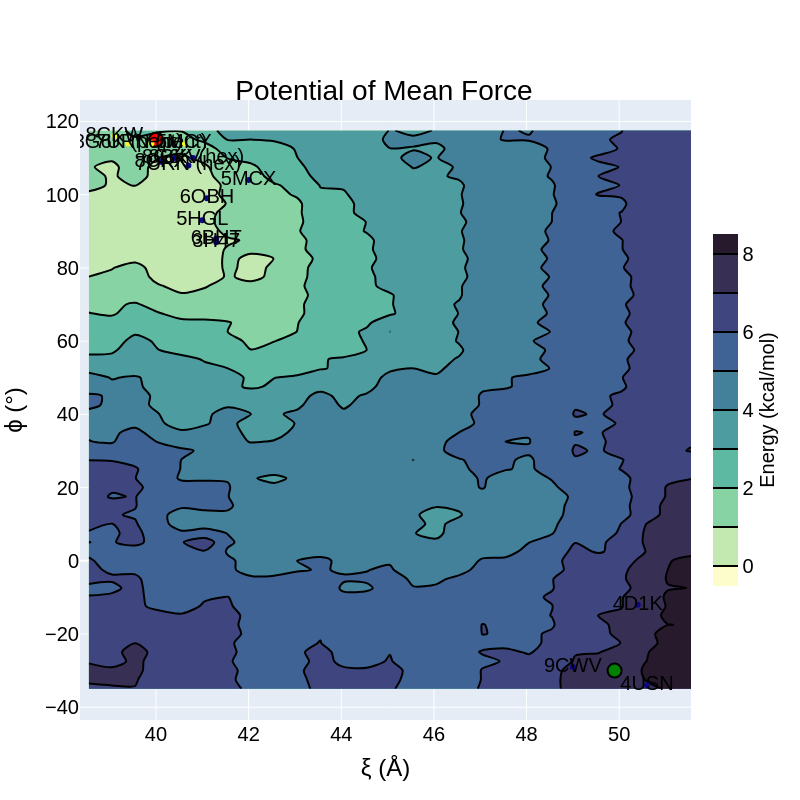

The cell this chart's notebook holds for it:
### Code cell
fig = go.Figure( \
    data = go.Contour( \
        z=pmf_array[7:-5,2:-2],
        x=cols[2:-2], y=rows[7:-5],
        line_smoothing=0.8,
        line_width=2,
         contours=dict(
            start=0,
            end=8,
            size=1),
                      colorscale='deep',
                      colorbar=dict(
            title='Energy\n(kcal/mol)', # title here
            titleside='right',
            titlefont=dict(
                size=20,
                family='Arial, sans-serif',
            color='black'),
            thickness=25,
            thicknessmode='pixels',
            len=0.6,
            lenmode='fraction',
            outlinewidth=0)));
fig.update_layout(
    title={
        'text': "Potential of Mean Force",
        'y':0.9,
        'x':0.48,
        'xanchor': 'center',
        'yanchor': 'top'},
    xaxis_title="ξ (Å)",
    yaxis_title="ϕ (°)",
    font=dict(size=20,family='Arial',color='black'),
    showlegend=False
)
fig['layout'].update(width=800,height=800)
fig.add_trace(go.Scatter(x=[40.0,49.9], y=[115,-30],
                    mode='markers',marker=dict(
            color=['red','green'], 
            size=14,
            line=dict(
                color='black',
                width=2
            )
        )))
#fig.add_trace(go.Scatter(x=path[:,0], y=path[:,1],
#                    mode='lines', line_shape='spline', line=dict(
#                color='black',
#                width=2
#            )
#        ))
#fig.add_trace(go.Scatter(x=[41.9,42.1,40.9,42.4,50.6,43.2,42.8,51.2],
#                        y=[104,102,108,104,-29,90,99,-30],
#                        mode='markers+text',marker=dict(color='black',size=14,symbol="x"),
#                        text=['8G6K','8CKX','8CKW','8CKV','7ASL','6OBH','5MCX','4D1K'],
#                        textposition='middle left'))

x_array = [40.8,39.4,40.1,39.1,40.4,49.0,41.1,42.0,50.4,41.3,41.0,50.6,41.3,40.6,39.9,40.7]
y_array = [110,114,109,116,110,-29,99,104,-12,87,93,-34,88,114,114,108]
pdb_array = ['8G6K (hex)','8G6K (pent)','8CKX','8CKW','8CKV','9CWV','6OBH','5MCX', \
             '4D1K','3H47','5HGL','4USN','6BHT','5MCY','7URN (pent)','7URN (hex)']
pent_array = [0,1,0,1,0,0,0,0,0,0,0,0,0,1,1,0]
fig.add_trace(go.Scatter(x=x_array,y=y_array,mode='markers+text',text=pdb_array, \
                         marker=dict(color=pent_array)))

#for i in range(len(x_array)):
#    fig.add_annotation(x=x_array[i], y=y_array[i],
#                text=pdb_array[i],
#                showarrow=True,
#                arrowhead=3,yshift=0)

#fig.update_annotations(font=dict(family='Arial, sans-serif',size=16))

fig.show()
#fig.write_image('pmf.svg')

### Figure 1 — Plotly figure (JSON) as saved in the notebook; plotly's stock layout.template omitted (floating-point values rounded to 4 significant figures; data arrays with more than 128 entries replaced by an {"elided": "..."} marker saying what was removed)
{"data": [{"colorbar": {"len": 0.6, "lenmode": "fraction", "outlinewidth": 0, "thickness": 25, "thicknessmode": "pixels", "title": {"font": {"color": "black", "family": "Arial, sans-serif", "size": 20}, "side": "right", "text": "Energy\n(kcal/mol)"}}, "colorscale": [[0, "rgb(253, 253, 204)"], [0.09091, "rgb(206, 236, 179)"], [0.1818, "rgb(156, 219, 165)"], [0.2727, "rgb(111, 201, 163)"], [0.3636, "rgb(86, 177, 163)"], [0.4545, "rgb(76, 153, 160)"], [0.5455, "rgb(68, 130, 155)"], [0.6364, "rgb(62, 108, 150)"], [0.7273, "rgb(62, 82, 143)"], [0.8182, "rgb(64, 60, 115)"], [0.9091, "rgb(54, 43, 77)"], [1, "rgb(39, 26, 44)"]], "contours": {"end": 8, "size": 1, "start": 0}, "line": {"smoothing": 0.8, "width": 2}, "type": "contour", "x": [38.55, 39.05, 39.55, 40.05, 40.55, 41.05, 41.55, 42.05, 42.55, 43.05, 43.55, 44.05, 44.55, 45.05, 45.55, 46.05, 46.55, 47.05, 47.55, 48.05, 48.55, 49.05, 49.55, 50.05, 50.55, 51.05, 51.55], "y": [-34.95, -32.45, -29.95, -27.45, -24.95, -22.45, -19.95, -17.45, -14.95, -12.45, -9.95, -7.45, -4.95, -2.45, 0.05, 2.55, 5.05, 7.55, 10.05, 12.55, 15.05, 17.55, 20.05, 22.55, 25.05, 27.55, 30.05, 32.55, 35.05, 37.55, 40.05, 42.55, 45.05, 47.55, 50.05, 52.55, 55.05, 57.55, 60.05, 62.55, 65.05, 67.55, 70.05, 72.55, 75.05, 77.55, 80.05, 82.55, 85.05, 87.55, 90.05, 92.55, 95.05, 97.55, 100.0, 102.5, 105.0, 107.5, 110.0, 112.5, 115.0, 117.5], "z": {"elided": "62x27 float values"}}, {"marker": {"color": ["red", "green"], "line": {"color": "black", "width": 2}, "size": 14}, "mode": "markers", "type": "scatter", "x": [40, 49.9], "y": [115, -30]}, {"marker": {"color": [0, 1, 0, 1, 0, 0, 0, 0, 0, 0, 0, 0, 0, 1, 1, 0]}, "mode": "markers+text", "text": ["8G6K (hex)", "8G6K (pent)", "8CKX", "8CKW", "8CKV", "9CWV", "6OBH", "5MCX", "4D1K", "3H47", "5HGL", "4USN", "6BHT", "5MCY", "7URN (pent)", "7URN (hex)"], "type": "scatter", "x": [40.8, 39.4, 40.1, 39.1, 40.4, 49, 41.1, 42, 50.4, 41.3, 41, 50.6, 41.3, 40.6, 39.9, 40.7], "y": [110, 114, 109, 116, 110, -29, 99, 104, -12, 87, 93, -34, 88, 114, 114, 108]}], "layout": {"font": {"color": "black", "family": "Arial", "size": 20}, "height": 800, "showlegend": false, "title": {"text": "Potential of Mean Force", "x": 0.48, "xanchor": "center", "y": 0.9, "yanchor": "top"}, "width": 800, "xaxis": {"autorange": true, "range": [38.36, 51.55], "title": {"text": "ξ (Å)"}, "type": "linear"}, "yaxis": {"autorange": true, "range": [-43.49, 125.9], "title": {"text": "ϕ (°)"}, "type": "linear"}}}
